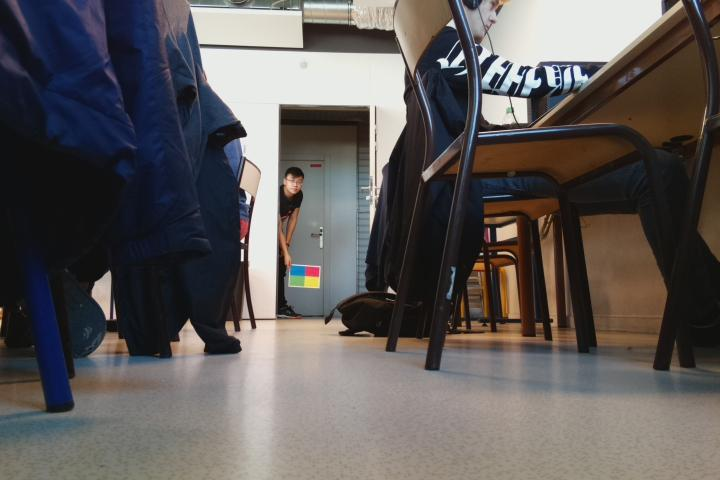
#> input picture Test/Screen/screen_8.jpeg, 720 x 480 px, found by its file name
$ python traitement.py
#> lines starting #> are read from the running program, lines starting #| are printed output that depends on the picture; after the words box and inside, x2 and y2 are one past the last pixel; in counts of white or black regions, pixels touching at a corner belong together
import cv2
import numpy as np
import time

img = cv2.imread('screen_8.jpeg')
#> img is the input picture: shape (480, 720, 3); mean B, G, R 89.4, 90.5, 95.1
(dimy, dimx,unused) = img.shape
#> dimy = 480; dimx = 720; unused = 3

def trait_red(img,x,y):
    cpt = 0
    if (x+2<dimx):
        (b,g,r) = img[y,x+2]
    while (x+2<dimx  and (r >= 150 and g<=100 and b<=100) ):
        (b,g,r) = img[y,x+2]
        x+=2
        cpt+=1
    return cpt

def trait_green(img,x,y):
    cpt = 0
    if (x+2<dimx):
        (b,g,r) = img[y,x+2]
    while (x+2<dimx  and (g>=110 and g > r +40 and g > b +40) ):
        (b,g,r) = img[y,x+2]
        x+=2
        cpt+=2
    return cpt

"""def traitement_red(img):
    max_r=(-1,-1)
    for i in range(dimx):
        for j in range(dimy):
            (b,g,r) = img[j,i]
            if (r >= 150 and g<=100 and b<=100):
                tmp_r = (trait_red(img,i,j),i)
                i+= tmp_r[0]
                if (tmp_r[0] > max_r[0]):
                    max_r = tmp_r
    return max_r[1]+max_r[0]//2

def traitement_green(img):
    max =(-1,-1)
    for i in range(0,dimx,2):
        for j in range(0,dimy,2):
            (b,g,r) = img[j,i]
            if (g>=110 and g > r +40 and g > b +40):
                tmp = (trait_green(img,i,j),i)
                i+= tmp[0]
                if (tmp[0] > max[0]):
                    max = tmp
    return max[1]+max[0]//2"""


def traitement(img):
    max_r=(-1,-1)
    max_g=(-1,-1)

    for i in range(0,dimx,2):
        for j in range(0,dimy,2):
            (b,g,r) = img[j,i]
            if (r >= 150 and g<=100 and b<=100):
                tmp_r = (trait_red(img,i,j),i)
                i += tmp_r[0]
                if (tmp_r[0] > max_r[0]):
                    max_r = tmp_r
            if (g>=110 and g > r +40 and g > b +40):
                tmp_g = (trait_green(img,i,j),i)
                i+= tmp_g [0]
                if (tmp_g[0] > max_g[0]):
                    max_g = tmp_g
#> after the loop, max_g = (12, 292); max_r = (6, 308)

    return ((max_r[1]+max_r[0]//2) +(max_g[1]+max_g[0]//2)) //2

def ligne(img,x):
#> called with x = 304
    for i in range (3):
        for j in range (dimy):
            img[j,x-1+i] =[0,0,0]
#> this loop made 3 passes
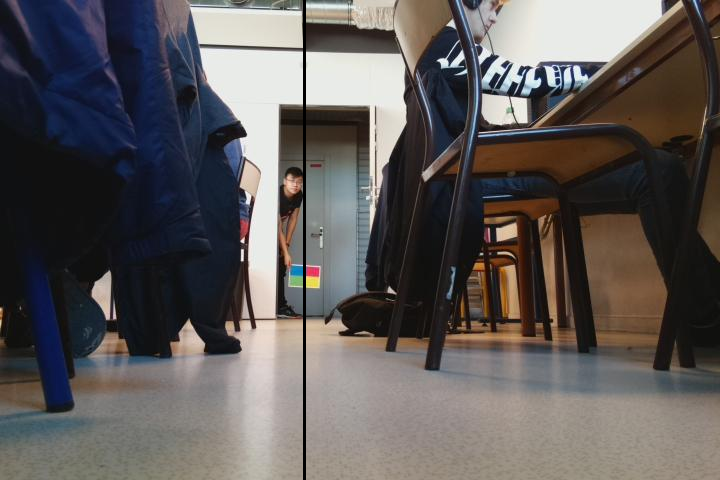
#> img: shape (480, 720, 3); 0.42% of pixels changed, all inside (x1, y1, x2, y2) = (303, 0, 306, 480)


ligne(img,traitement(img))
cv2.imshow('image',img)
cv2.waitKey(0)
cv2.destroyAllWindows()

$ run again, with Test/Screen/screen_1.jpeg copied over Test/Screen/screen_8.jpeg
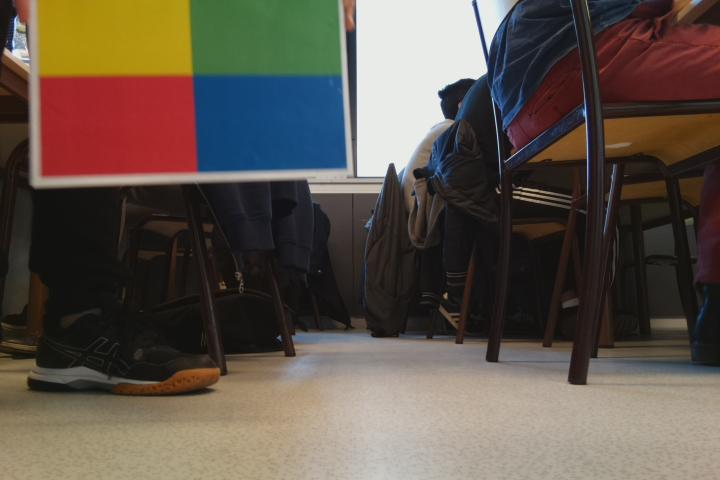
#> input picture Test/Screen/screen_1.jpeg, 720 x 480 px, found by its file name
#> img is the input picture: shape (480, 720, 3); mean B, G, R 74.3, 84, 94.5
#> the loop in traitement, `for i in range(0,dimx,2):` made 360 passes
#> the loop in ligne, `for i in range (3):` made 3 passes
#> after the loop in ligne, `for i in range (3):`:
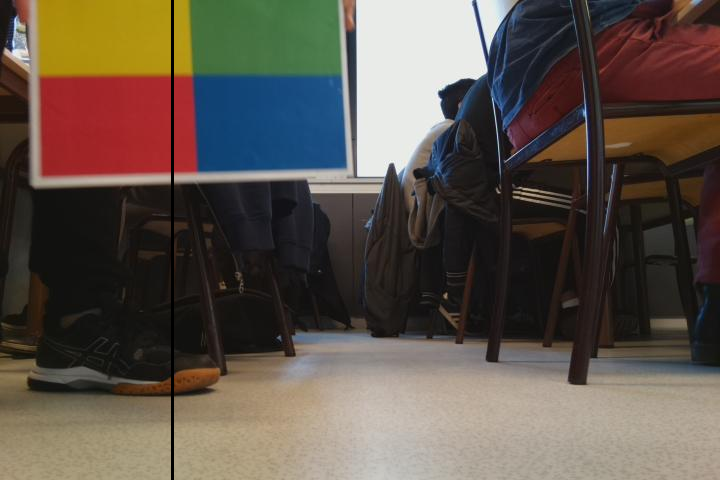
#> img: shape (480, 720, 3); 0.42% of pixels changed, all inside (x1, y1, x2, y2) = (171, 0, 174, 480)

$ run again, with Test/Screen/screen_11.jpeg copied over Test/Screen/screen_8.jpeg
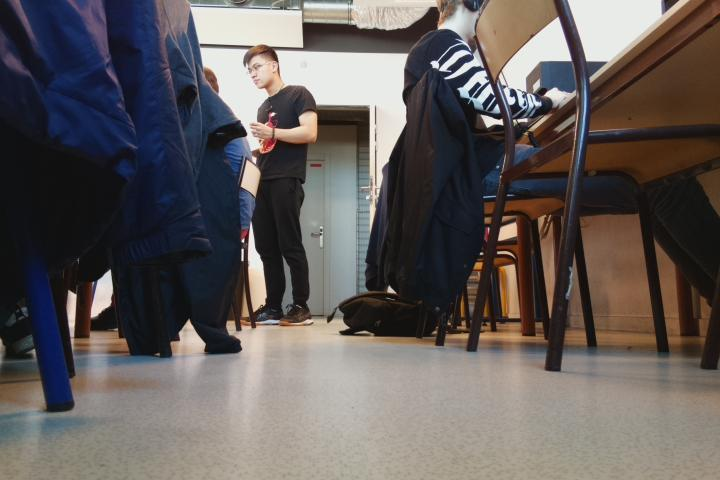
#> input picture Test/Screen/screen_11.jpeg, 720 x 480 px, found by its file name
#> img is the input picture: shape (480, 720, 3); mean B, G, R 90.7, 92.3, 98.6
#> after the loop in traitement, `for i in range(0,dimx,2):`: max_g = (-1, -1); max_r = (6, 264)
#> the loop in ligne, `for i in range (3):` made 3 passes
#> after the loop in ligne, `for i in range (3):`:
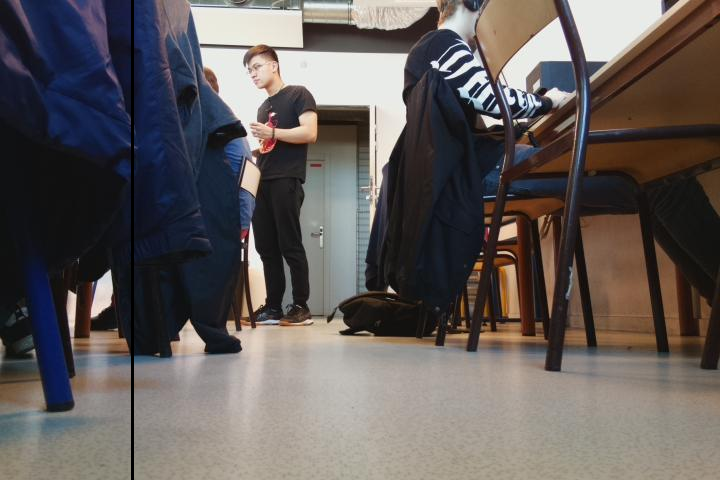
#> img: shape (480, 720, 3); 0.42% of pixels changed, all inside (x1, y1, x2, y2) = (131, 0, 134, 480)
